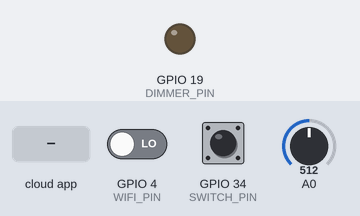
Bench run of a sketch on a simulated ESP8266 (NodeMCU). On the bench: output pins drawn as LEDs (lit = HIGH). Dashed ring = blinking. The test bench sets the inputs (shaded band); at power-on: GPIO 34 (SWITCH_PIN) LOW, GPIO 4 (WIFI_PIN) LOW, A0 = 512. WiFi joins after 1.5 s; servers stay silent unless stated; what the sketch prints to the serial monitor is not drawn.

Above: at 4.2 s.
4.3 s: GPIO 34 (SWITCH_PIN) pulled HIGH for 1 s
At 4.56 s:
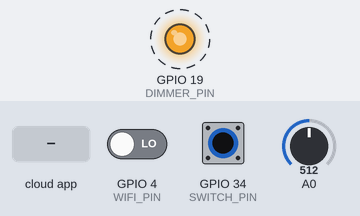
7.8 s: the phone or cloud app sets feed to 0
9.3 s: GPIO 34 (SWITCH_PIN) pulled HIGH for 0.15 s
At 10.3 s:
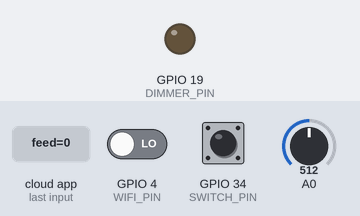
Timing chart, 0 to 12.3 s (numbered marks = the images above; inputs shaded):
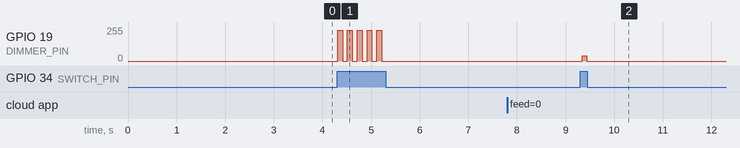

Measured:
- after the input at 4.3 s, GPIO 19 (DIMMER_PIN): alternates 229/255 for 0.10 s and 0/255 for 0.10 s, 10 changes in all, then stays 0/255, starting at once
- after the input at 7.8 s, every drawn part: stays the same
- after the input at 9.3 s, GPIO 19 (DIMMER_PIN): 0/255 → 38/255 at once, → 0/255 0.10 s later

The sketch:

wifi_switch.ino
```cpp
 #if defined(ESP8266)
#include <ESP8266WiFi.h>          //https://github.com/esp8266/Arduino
#else
#include <WiFi.h>
#endif

//needed for library
#include <DNSServer.h>
#if defined(ESP8266)
#include <ESP8266WebServer.h>
#else
#include <WebServer.h>
#endif
#include <WiFiManager.h>       //https://github.com/tzapu/WiFiManager

#include "AdafruitIO_WiFi.h"
#include "config.h" // IO_USERNAME, IO_KEY, ADAFRUIT_IO_DIMMER_FEED, ADAFRUIT_IO_LDR_FEED, ADAFRUIT_IO_SWITCH_FEED

#include <RBDdimmer.h> // https://github.com/RobotDynOfficial/RBDDimmer

#define SWITCH_PIN 34
#define WIFI_PIN 4
#define ZC_PIN 18
#define LDR_PIN 35 //ADC1_CH7
#define DIMMER_PIN 19

const unsigned long msInterval = 5000; // send light info once every msInterval milliseconds

unsigned long lastMeasure = 0;
int push_count = 0;
bool toggle = false;
bool configure_wifi = false;
volatile long luminosity = 50;  // 0 a 100

AdafruitIO_WiFi* io = NULL;
AdafruitIO_Feed* dimmer_feed = NULL;
AdafruitIO_Feed* ldr_feed = NULL;
AdafruitIO_Feed* switch_feed = NULL;

dimmerLamp dimmer(DIMMER_PIN, ZC_PIN); //initialase port for dimmer for ESP8266, ESP32, Arduino due boards

void setup() {
  // put your setup code here, to run once:
  Serial.begin(9600);
  Serial.println("\n Starting");

  pinMode(SWITCH_PIN, INPUT);
  pinMode(WIFI_PIN, INPUT);
  pinMode(ZC_PIN, INPUT);
  pinMode(LDR_PIN, INPUT);
  pinMode(DIMMER_PIN, OUTPUT);

  dimmer.begin(NORMAL_MODE, OFF); //dimmer initialisation: name.begin(MODE, STATE)
  dimmer.setPower(90);
  if (WiFi.status() != WL_CONNECTED) {
    configureWifi();
  } else {
    connectToAdafruitIO();
  }
}

void loop() {
  if (io) io->run();

  if (digitalRead(SWITCH_PIN) == HIGH) {
    dimmer.changeState();
    Serial.println("Switch button pressed.");
    if (io->status() < AIO_CONNECTED) {
      switch_feed->save(dimmer.getState());
    }
  }

  if (digitalRead(WIFI_PIN) == HIGH) {
    configureWifi();
  }

  if (WiFi.status() == WL_CONNECTED) {
    if (millis() - lastMeasure > msInterval) {
      int light = analogRead(LDR_PIN);
      Serial.print("Sending value: ");
      Serial.println(light);
      ldr_feed->save(light);
      lastMeasure = millis();
    }
  }
}

// this function is called whenever a feed message
// is received from Adafruit IO. it was attached to
// the feed in the loop() function below.
void handleDimmerMessage(AdafruitIO_Data *data) {
  Serial.print("handleDimmerMessage: ");
  Serial.println(data->value());
  Serial.println(data->toInt());
  int power = map(data->toInt(), 0, 100, 15, 90);
  dimmer.setPower(power);
}

void handleSwitchMessage(AdafruitIO_Data *data) {
  Serial.print("handleSwitchMessage: ");
  Serial.println(data->value());
  if (data->toInt() == 1){
    dimmer.setState(ON);
  } else if (data->toInt() == 0){
    dimmer.setState(OFF);
  } else if (data->toInt() == 2){ // toggle
    dimmer.changeState();
    switch_feed->save(dimmer.getState());
  }
}

void connectToAdafruitIO(){
  Serial.print("Connected to: ");
    char ssid[100];
    char password[100];
    strcpy(ssid, WiFi.SSID().c_str());
    strcpy(password, WiFi.psk().c_str());
    Serial.println(ssid);
    Serial.println(password);
    WiFi.disconnect();

    //connect to adafruitio
    if(io) delete io;
    Serial.println("Connecting to AdafruitIO");
    io = new AdafruitIO_WiFi(IO_USERNAME, IO_KEY, ssid, password);
    io->connect();
    dimmer_feed = io->feed(ADAFRUIT_IO_DIMMER_FEED);
    dimmer_feed->onMessage(handleDimmerMessage);
    switch_feed = io->feed(ADAFRUIT_IO_SWITCH_FEED);
    switch_feed->onMessage(handleSwitchMessage);
    ldr_feed = io->feed(ADAFRUIT_IO_LDR_FEED);
    // wait for a connection
    while(io->status() < AIO_CONNECTED) {
      Serial.print(".");
      delay(500);
    }
    Serial.println();
    Serial.println(io->statusText());
    dimmer_feed->get();
    ldr_feed->get();
    switch_feed->get();
}

void configureWifi() {
  //WiFiManager
  //Local intialization. Once its business is done, there is no need to keep it around
  WiFiManager wifiManager;

  //reset settings - for testing
  //wifiManager.resetSettings();

  //sets timeout until configuration portal gets turned off
  //useful to make it all retry or go to sleep
  //in seconds
  //wifiManager.setTimeout(120);

  //it starts an access point with the specified name
  //here  "wifi_switch"
  //and goes into a blocking loop awaiting configuration

  //WITHOUT THIS THE AP DOES NOT SEEM TO WORK PROPERLY WITH SDK 1.5 , update to at least 1.5.1
  //WiFi.mode(WIFI_STA);

  if (!wifiManager.startConfigPortal("wifi_switch")) {
    Serial.println("failed to connect and hit timeout");
  }
  if (WiFi.status() == WL_CONNECTED){
    connectToAdafruitIO();
  }
}
```

config.h
```cpp
/************************ Adafruit IO Config *******************************/

// visit io.adafruit.com if you need to create an account,
// or if you need your Adafruit IO key.
#define IO_USERNAME    "user"
#define IO_KEY         "key"
#define ADAFRUIT_IO_DIMMER_FEED "feed"
#define ADAFRUIT_IO_LDR_FEED "feed"
#define ADAFRUIT_IO_SWITCH_FEED "feed"
```
